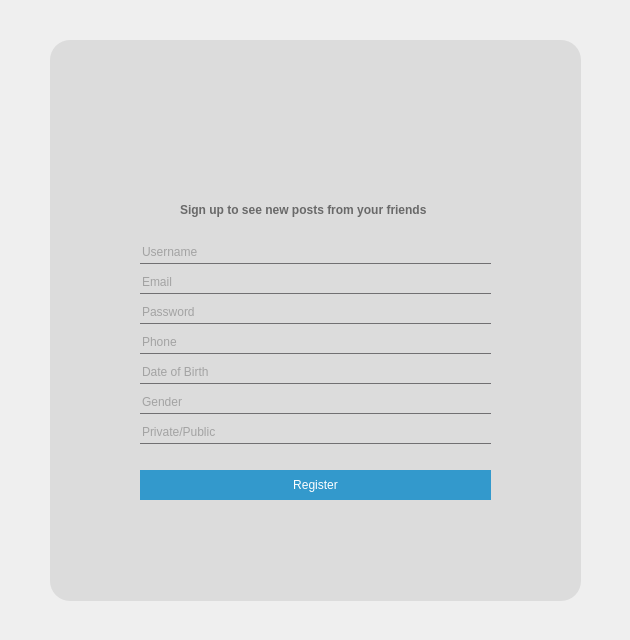
<?xml version="1.0" encoding="UTF-8"?>
<ui version="4.0">
 <class>SIGNUP</class>
 <widget class="QDialog" name="SIGNUP">
  <property name="geometry">
   <rect>
    <x>0</x>
    <y>0</y>
    <width>630</width>
    <height>640</height>
   </rect>
  </property>
  <property name="windowTitle">
   <string>SIGN UP</string>
  </property>
  <property name="styleSheet">
   <string notr="true">#SIGNUP {
background-image:url(:/ho.jpg);
}

QFrame{
background-color: rgba(200, 200, 200, 0.5); 
border-radius: 20px;
}

#frame_2{
background-image: url(:/logo_ig.png);
background-color: transparent;
}

#createButton {
background-color: #3399cc;
border-radius: 50px;
color: white;
}

Line {
background-color: #696969;
}

QToolButton{
background:#8B0000;
border-radius:60px;

}
QLabel{
background:transparent;
color:#696969;
}

#label_4{
color:white;
font-family: forte;
font-size: 40px;
}
QLineEdit{
background:transparent;
border:none;
color:#696969;
border-bottom: 1px solid #717072;
}


</string>
  </property>
  <widget class="QFrame" name="frame">
   <property name="geometry">
    <rect>
     <x>50</x>
     <y>40</y>
     <width>531</width>
     <height>561</height>
    </rect>
   </property>
   <property name="frameShape">
    <enum>QFrame::StyledPanel</enum>
   </property>
   <property name="frameShadow">
    <enum>QFrame::Raised</enum>
   </property>
   <widget class="QLineEdit" name="usernameEdit">
    <property name="geometry">
     <rect>
      <x>90</x>
      <y>200</y>
      <width>351</width>
      <height>24</height>
     </rect>
    </property>
    <property name="text">
     <string/>
    </property>
    <property name="placeholderText">
     <string>Username</string>
    </property>
   </widget>
   <widget class="QLineEdit" name="passEdit">
    <property name="geometry">
     <rect>
      <x>90</x>
      <y>260</y>
      <width>351</width>
      <height>24</height>
     </rect>
    </property>
    <property name="text">
     <string/>
    </property>
    <property name="echoMode">
     <enum>QLineEdit::Password</enum>
    </property>
    <property name="placeholderText">
     <string>Password</string>
    </property>
   </widget>
   <widget class="QLineEdit" name="emailEdit">
    <property name="geometry">
     <rect>
      <x>90</x>
      <y>230</y>
      <width>351</width>
      <height>24</height>
     </rect>
    </property>
    <property name="text">
     <string/>
    </property>
    <property name="placeholderText">
     <string>Email</string>
    </property>
   </widget>
   <widget class="QLineEdit" name="phoneEdit">
    <property name="geometry">
     <rect>
      <x>90</x>
      <y>290</y>
      <width>351</width>
      <height>24</height>
     </rect>
    </property>
    <property name="text">
     <string/>
    </property>
    <property name="placeholderText">
     <string>Phone</string>
    </property>
   </widget>
   <widget class="QLineEdit" name="dobEdit">
    <property name="geometry">
     <rect>
      <x>90</x>
      <y>320</y>
      <width>351</width>
      <height>24</height>
     </rect>
    </property>
    <property name="text">
     <string/>
    </property>
    <property name="placeholderText">
     <string>Date of Birth</string>
    </property>
   </widget>
   <widget class="QLineEdit" name="genderEdit">
    <property name="geometry">
     <rect>
      <x>90</x>
      <y>350</y>
      <width>351</width>
      <height>24</height>
     </rect>
    </property>
    <property name="text">
     <string/>
    </property>
    <property name="placeholderText">
     <string>Gender</string>
    </property>
   </widget>
   <widget class="QLineEdit" name="privacyEdit">
    <property name="geometry">
     <rect>
      <x>90</x>
      <y>380</y>
      <width>351</width>
      <height>24</height>
     </rect>
    </property>
    <property name="text">
     <string/>
    </property>
    <property name="placeholderText">
     <string>Private/Public</string>
    </property>
   </widget>
   <widget class="QPushButton" name="createButton">
    <property name="geometry">
     <rect>
      <x>90</x>
      <y>430</y>
      <width>351</width>
      <height>30</height>
     </rect>
    </property>
    <property name="text">
     <string>Register</string>
    </property>
   </widget>
   <widget class="QLabel" name="label_3">
    <property name="geometry">
     <rect>
      <x>130</x>
      <y>160</y>
      <width>281</width>
      <height>20</height>
     </rect>
    </property>
    <property name="font">
     <font>
      <bold>true</bold>
     </font>
    </property>
    <property name="text">
     <string>Sign up to see new posts from your friends</string>
    </property>
   </widget>
   <widget class="QFrame" name="frame_2">
    <property name="enabled">
     <bool>true</bool>
    </property>
    <property name="geometry">
     <rect>
      <x>140</x>
      <y>60</y>
      <width>251</width>
      <height>99</height>
     </rect>
    </property>
    <property name="font">
     <font>
      <kerning>false</kerning>
     </font>
    </property>
    <property name="frameShape">
     <enum>QFrame::StyledPanel</enum>
    </property>
    <property name="frameShadow">
     <enum>QFrame::Raised</enum>
    </property>
   </widget>
  </widget>
 </widget>
 <resources/>
 <connections/>
</ui>
